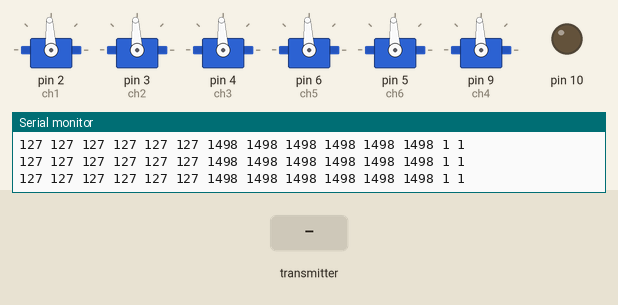
Recording of a sketch running on a simulated Arduino Uno, built with avr-gcc and run on an emulated ATmega328P. On the bench: 6 × servo, output pins drawn as LEDs (lit = HIGH), the last lines printed to the serial monitor. The test bench sets the inputs (shaded band). No radio packets arrive unless stated.

Above: at 2.2 s.
2.3 s: the transmitter starts sending throttle = 0
At 3.4 s:
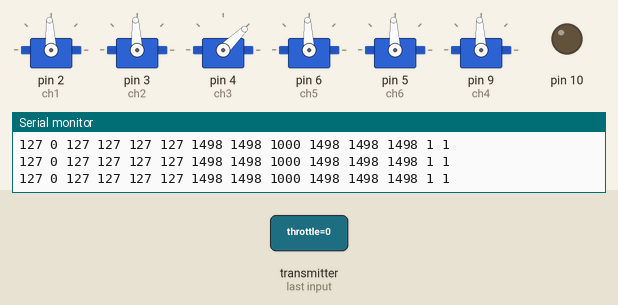
3.8 s: the transmitter starts sending pitch = 0
At 4.8 s:
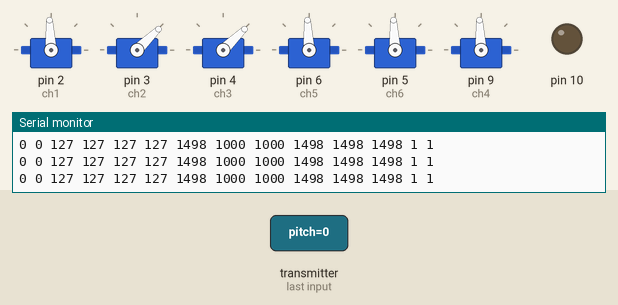
5.3 s: the transmitter starts sending roll = 0
At 6.5 s:
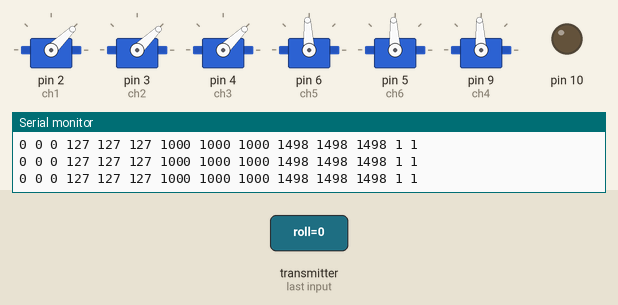
6.8 s: the transmitter starts sending aux1 = 0
At 7.4 s:
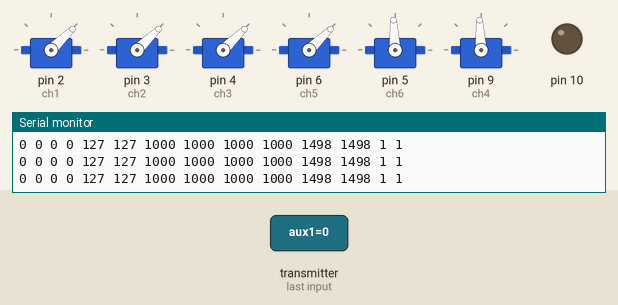
8.3 s: the transmitter starts sending aux2 = 0
At 9.1 s:
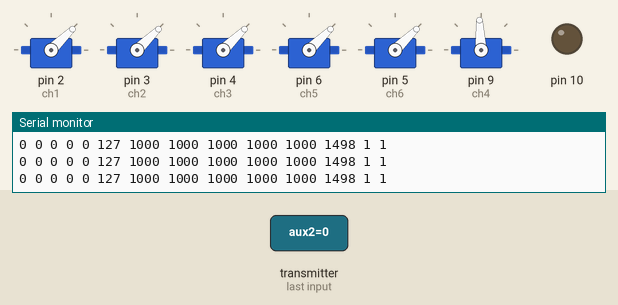
9.8 s: the transmitter starts sending che6 = 0
At 10.5 s:
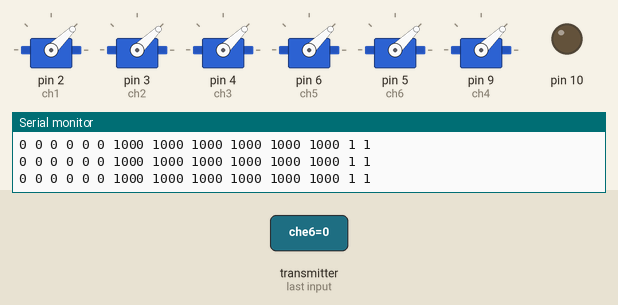
Timing chart, 0 to 12.3 s (numbered marks = the images above; inputs shaded):
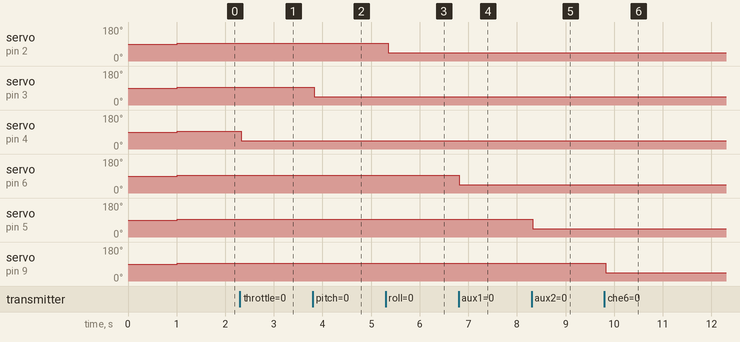

The sketch:

Receiver.ino
```cpp
// 8 Channel Receiver

#include <SPI.h>
#include <nRF24L01.h>
#include <RF24.h>
#include <Servo.h>
int ch_width_1 = 0;
int ch_width_2 = 0;
int ch_width_3 = 0;
int ch_width_4 = 0;
int ch_width_5 = 0;
int ch_width_6 = 0;
bool buttonState1 = 0;  //------
bool buttonState2 = 0;  //------
Servo ch1;
Servo ch2;
Servo ch3;
Servo ch4;
Servo ch5;
Servo ch6;
struct Signal {
byte throttle;
byte pitch;
byte roll;
byte aux1;
byte aux2;
byte che6;
int button1;  //----
int button2; //-----
};
Signal data;
const uint64_t pipeIn = 0xE9E8F0F0E1LL;
RF24 radio(7, 8);
void ResetData()
{
data.roll = 127;
data.pitch = 127;
data.throttle = 127;
data.aux1 = 127;
data.aux2 = 127;
data.che6 = 127;
data.button1 = true;  //----
data.button2 = true; //-----
}
void setup()
{
  radio.begin();
  radio.startListening();
  radio.openReadingPipe (1,pipeIn);
  radio.setAutoAck(false);
  radio.setCRCLength(RF24_CRC_8);
  radio.setDataRate(RF24_250KBPS);
  radio.setPALevel(RF24_PA_MAX);
  radio.setChannel(108);
  ResetData();
  Serial.begin(9600);

  ch1.attach(2);
  ch2.attach(3);
  ch3.attach(4);
  ch5.attach(6);
  ch6.attach(5);
  ch4.attach(9);
  pinMode(1, OUTPUT);   //-----
  pinMode(10, OUTPUT); //------
  delay(1000);
}
unsigned long lastRecvTime = 0;
void recvData()
{
while ( radio.available() ) {
radio.read(&data, sizeof(Signal));
lastRecvTime = millis();
}
}
void loop()
{
recvData();
unsigned long now = millis();
if ( now - lastRecvTime > 1000 ) {
ResetData();
}

ch_width_2 = map(data.pitch,    0, 255, 1000, 2000);
ch_width_3 = map(data.throttle, 0, 255, 1000, 2000);
ch_width_1 = map(data.roll,     0, 255, 1000, 2000);
ch_width_5 = map(data.aux1,     0, 255, 1000, 2000);
ch_width_6 = map(data.aux2,     0, 255, 1000, 2000);
ch_width_4 = map(data.che6,     0, 255, 1000, 2000);

ch1.writeMicroseconds(ch_width_1);
ch2.writeMicroseconds(ch_width_2);
ch3.writeMicroseconds(ch_width_3);
ch5.writeMicroseconds(ch_width_5);
ch6.writeMicroseconds(ch_width_6);
ch4.writeMicroseconds(ch_width_4);
digitalWrite(10, buttonState1);    //-------
digitalWrite(1, buttonState2);  //--------


Serial.print(data.pitch);
Serial.print(" ");
Serial.print(data.throttle);
Serial.print(" ");
Serial.print(data.roll);
Serial.print(" ");
Serial.print(data.aux1);
Serial.print(" ");
Serial.print(data.aux2);
Serial.print(" ");
Serial.print(data.che6);
Serial.print(" ");
Serial.print(ch_width_1);
Serial.print(" ");
Serial.print(ch_width_2);
Serial.print(" ");
Serial.print(ch_width_3);
Serial.print(" ");
Serial.print(ch_width_5);
Serial.print(" ");
Serial.print(ch_width_6);
Serial.print(" ");
Serial.print(ch_width_4);
Serial.print(" ");
Serial.print(data.button1); //-------
Serial.print(" ");
Serial.print(data.button2); //-------
Serial.println(" ");

}
```

Measured:
- after the input at 2.3 s, servo on pin 4 (ch3): 93° → 44° at once
- after the input at 3.8 s, servo on pin 3 (ch2): 93° → 44° at once
- after the input at 5.3 s, servo on pin 2 (ch1): 93° → 44° after 0.05 s
- after the input at 6.8 s, servo on pin 6 (ch5): 93° → 44° at once
- after the input at 8.3 s, servo on pin 5 (ch6): 93° → 44° at once
- after the input at 9.8 s, servo on pin 9 (ch4): 93° → 44° at once
